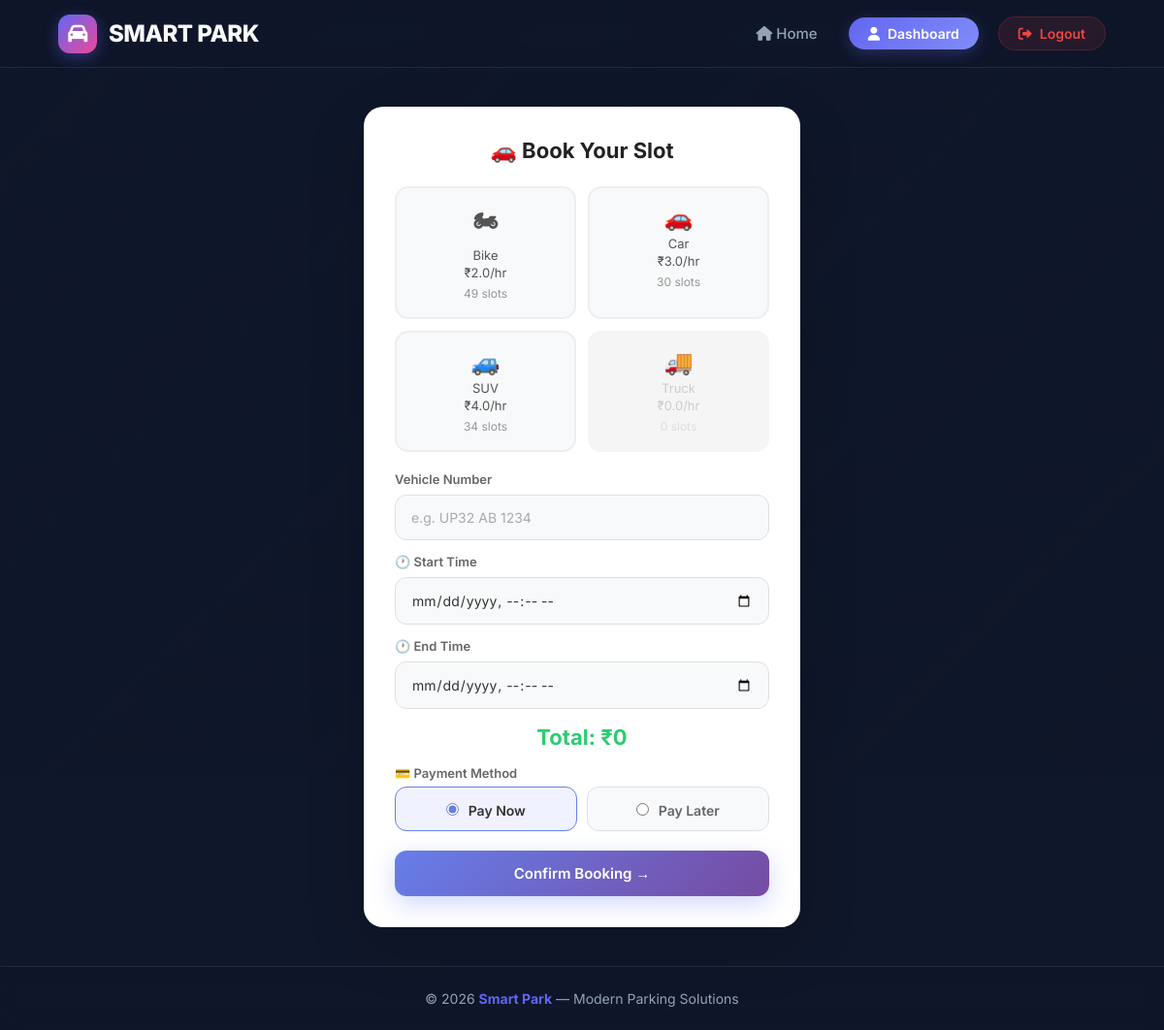
The page /book-parking/14/ (signed in) on the database its author committed.
### parking/models.py (models this page shows, shortened)
class Parking(models.Model):
    provider = models.ForeignKey(User, on_delete=models.CASCADE)
    parking_name = models.CharField(max_length=100)
    location = models.CharField(max_length=200)
    latitude = models.FloatField(null=True, blank=True)
    longitude = models.FloatField(null=True, blank=True)
    bike_slots = models.IntegerField(default=0)
    car_slots = models.IntegerField(default=0)
    suv_slots = models.IntegerField(default=0)
    truck_slots = models.IntegerField(default=0)
    available_bike_slots = models.IntegerField(default=0)
    available_car_slots = models.IntegerField(default=0)
    available_suv_slots = models.IntegerField(default=0)
    available_truck_slots = models.IntegerField(default=0)
    bike_price = models.FloatField(default=0)
    car_price = models.FloatField(default=0)
    suv_price = models.FloatField(default=0)
    truck_price = models.FloatField(default=0)
    bike_free_slots = models.IntegerField(default=0)
    car_free_slots = models.IntegerField(default=0)
    suv_free_slots = models.IntegerField(default=0)
    truck_free_slots = models.IntegerField(default=0)
    bike_first_free_limit = models.IntegerField(default=0)
    car_first_free_limit = models.IntegerField(default=0)
    suv_first_free_limit = models.IntegerField(default=0)
    truck_first_free_limit = models.IntegerField(default=0)
    used_bike_free_today = models.IntegerField(default=0)
    used_car_free_today = models.IntegerField(default=0)
    used_suv_free_today = models.IntegerField(default=0)
    used_truck_free_today = models.IntegerField(default=0)
    used_bike_first_free_today = models.IntegerField(default=0)
    used_car_first_free_today = models.IntegerField(default=0)
    used_suv_first_free_today = models.IntegerField(default=0)
    used_truck_first_free_today = models.IntegerField(default=0)
    last_reset_date = models.DateField(null=True, blank=True)

### parking/views.py (the view, shortened to what this page needs)
# urls.py: path('book-parking/<int:parking_id>/', views.book_parking, name='book_parking'),
@login_required
def book_parking(request, parking_id):
    parking = get_object_or_404(Parking, id=parking_id)
    if Booking.objects.filter(
        user=request.user, parking=parking,
        status__in=['booked', 'active', 'overstaying']
    ).exists():
        messages.error(request, "You already have an active booking at this parking ❌")
        return redirect('user_dashboard')
    return render(request, 'book_parking.html', {'parking': parking})

### parking/templates/book_parking.html (shortened to what this page needs)
{% extends 'home.html' %}
{% block content %}
<div class="wrapper">
<div class="form-box">
<h2>🚗 Book Your Slot</h2>
<form method="POST">
<div class="vehicle-grid">
<div class="vehicle-card {% if parking.available_bike_slots == 0 %}full{% endif %}" onclick="selectVehicle('Bike', {{ parking.available_bike_slots }})">
<h3>🏍</h3><p>Bike</p><p>₹{{ parking.bike_price }}/hr</p>
<span style="font-size:12px; opacity:0.6">{{ parking.available_bike_slots }} slots</span>
</div>
<div class="vehicle-card {% if parking.available_car_slots == 0 %}full{% endif %}" onclick="selectVehicle('Car', {{ parking.available_car_slots }})">
<h3>🚗</h3><p>Car</p><p>₹{{ parking.car_price }}/hr</p>
<span style="font-size:12px; opacity:0.6">{{ parking.available_car_slots }} slots</span>
</div>
<div class="vehicle-card {% if parking.available_suv_slots == 0 %}full{% endif %}" onclick="selectVehicle('SUV', {{ parking.available_suv_slots }})">
<h3>🚙</h3><p>SUV</p><p>₹{{ parking.suv_price }}/hr</p>
<span style="font-size:12px; opacity:0.6">{{ parking.available_suv_slots }} slots</span>
</div>
<div class="vehicle-card {% if parking.available_truck_slots == 0 %}full{% endif %}" onclick="selectVehicle('Truck', {{ parking.available_truck_slots }})">
<h3>🚚</h3><p>Truck</p><p>₹{{ parking.truck_price }}/hr</p>
<span style="font-size:12px; opacity:0.6">{{ parking.available_truck_slots }} slots</span>
</div>
</div>
<label>Vehicle Number</label>
<input type="text" name="vehicle_number" placeholder="e.g. UP32 AB 1234" required>
<label>🕐 Start Time</label>
<input type="datetime-local" name="start_time" id="startTime" required>
<label>🕐 End Time</label>
<input type="datetime-local" name="end_time" id="endTime" required>
<p class="price" id="priceDisplay">Total: ₹0</p>
<label style="margin-top:16px">💳 Payment Method</label>
<div class="payment-timing">
<label><input type="radio" name="payment_timing" value="pay_now" checked> Pay Now</label>
<label><input type="radio" name="payment_timing" value="pay_at_end"> Pay Later</label>
</div>
<button class="btn">Confirm Booking →</button>
</form>
</div>
</div>
{% endblock %}

### parking/templates/home.html (style rules this page uses)
:root { --primary: #6366f1; --primary-hover: #4f46e5; --secondary: #ec4899; --bg-dark: #0f172a; --text-light: #f8fafc; --text-muted: #94a3b8; --glass-bg: rgba(15, 23, 42, 0.6); --glass-border: rgba(255, 255, 255, 0.08); }
* { margin: 0; padding: 0; box-sizing: border-box; font-family: 'Inter', sans-serif; }
body { min-height: 100vh; display: flex; flex-direction: column; background-color: var(--bg-dark); color: var(--text-light); overflow-x: hidden; }

### parking/templates/book_parking.html (style rules this page uses)
.wrapper { display:flex; justify-content:center; align-items:center; animation: fadeInUp 0.5s ease; }
.form-box { background: #fff; padding: 32px; border-radius: 20px; width: 450px; box-shadow: 0 20px 60px rgba(0,0,0,0.15); }
h2 { text-align:center; color:#222; font-size:22px; font-weight:700; margin-bottom:24px; }
.vehicle-grid { display:grid; grid-template-columns:1fr 1fr; gap:12px; margin-bottom:20px; }
.vehicle-card { padding:16px; border-radius:14px; background:#f8f9fa; border:2px solid #eee; text-align:center; cursor:pointer; transition:all 0.3s ease; color:#555; }
.vehicle-card h3 { font-size:24px; margin-bottom:4px; }
.vehicle-card p { font-size:13px; margin:2px 0; }
.vehicle-card.full { background:#f5f5f5; color:#ccc; cursor:not-allowed; border-color:transparent; }
label { display:block; color:#666; font-size:13px; font-weight:600; margin-top:14px; margin-bottom:4px; }
input { width:100%; padding:14px 16px; margin-top:4px; border-radius:12px; border:1px solid #e0e0e0; background:#f8f9fa; color:#333; font-size:14px; font-family:'Inter',sans-serif; outline:none; transition:all 0.3s; }
input::placeholder { color:#aaa; }
.btn { margin-top:20px; width:100%; padding:14px; background:linear-gradient(135deg, #667eea, #764ba2); color:white; border:none; border-radius:12px; font-size:15px; font-weight:600; cursor:pointer; font-family:'Inter',sans-serif; transition:all 0.3s; box-shadow:0 8px 25px rgba(102,126,234,0.3); }
.price { margin-top:16px; font-weight:700; text-align:center; font-size:22px; color:#2ecc71; }
.payment-timing { display:flex; gap:10px; margin-top:6px; }
.payment-timing label { flex:1; padding:12px; border:1px solid #e0e0e0; border-radius:12px; text-align:center; cursor:pointer; color:#666; font-size:14px; margin:0; transition:all 0.3s; background:#f8f9fa; }
.payment-timing label:has(input:checked) { border-color:#667eea; background:#f0f2ff; color:#333; }
.payment-timing input[type="radio"] { width:auto; margin-right:6px; accent-color:#667eea; }

### rows shown on the page
Parking: bike_price "2.0", available_bike_slots "49", car_price "3.0", available_car_slots "30", suv_price "4.0", available_suv_slots "34", truck_price "0.0", available_truck_slots "0"
